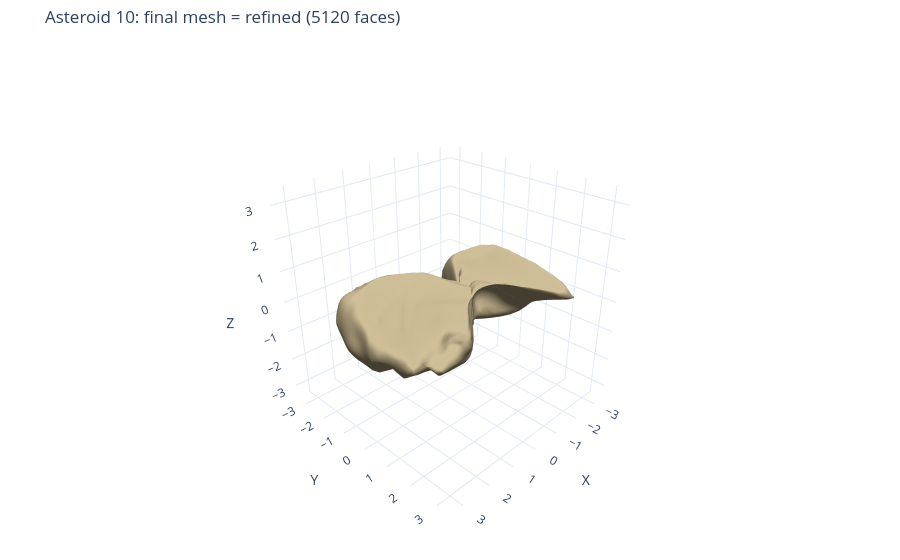

Notebook code for this chart:
### Code cell
vertices_np = deformed_final[0].detach().cpu().numpy()
faces_np = faces.detach().cpu().numpy()
recon_mesh = trimesh.Trimesh(vertices=vertices_np, faces=faces_np, process=False)
fig_mesh = plot_interactive_mesh(
    vertices=vertices_np, faces=faces_np,
    title=f"Asteroid {ASTEROID_ID}: final mesh = {FINAL_MESH_LABEL} ({faces_np.shape[0]} faces)",
    mesh_color="#c0b08a", show_edges=False,
)
fig_mesh.show()
print(f"Final mesh ({FINAL_MESH_LABEL}) bounds: {recon_mesh.bounds}; cylinder R={prior['R_CYLINDER']}, z in [-1, 1]")

reference_mesh = None
if REFERENCE_STL_PATH_EVAL.exists():
    reference_mesh = normalize_mesh_to_challenge_cylinder(
        trimesh.load_mesh(REFERENCE_STL_PATH_EVAL), prior["R_CYLINDER"],
    )
    reference_fig_mesh = plot_interactive_mesh(
        vertices=reference_mesh.vertices, faces=reference_mesh.faces,
        title=f"Asteroid {ASTEROID_ID}: true STL, evaluation only",
        mesh_color="#a0c0ff", show_edges=False,
    )
    reference_fig_mesh.show()
else:
    print(f"True STL unavailable at {REFERENCE_STL_PATH_EVAL}; skipping shape metrics.")

recon_path = RECON_DIR / f"reconstructed_ast{ASTEROID_ID}.stl"
recon_mesh.export(recon_path)
print(f"Saved final mesh ({FINAL_MESH_LABEL}): {recon_path}")

### Figure 1 — Plotly figure (JSON) as saved in the notebook; plotly's stock layout.template omitted (floating-point values rounded to 4 significant figures; data arrays with more than 128 entries replaced by an {"elided": "..."} marker saying what was removed)
{"data": [{"color": "#c0b08a", "flatshading": false, "hovertemplate": "x=%{x:.3f}<br>y=%{y:.3f}<br>z=%{z:.3f}<extra></extra>", "i": {"elided": "5120 int values"}, "j": {"elided": "5120 int values"}, "k": {"elided": "5120 int values"}, "lighting": {"ambient": 0.35, "diffuse": 0.8, "fresnel": 0.12, "roughness": 0.7, "specular": 0.35}, "lightposition": {"x": 120, "y": 200, "z": 80}, "opacity": 1, "showscale": false, "type": "mesh3d", "x": {"elided": "2562 float values"}, "y": {"elided": "2562 float values"}, "z": {"elided": "2562 float values"}}], "layout": {"margin": {"b": 0, "l": 0, "r": 0, "t": 45}, "scene": {"aspectmode": "manual", "aspectratio": {"x": 1, "y": 1, "z": 1}, "camera": {"eye": {"x": 1.65, "y": 1.65, "z": 1.25}, "projection": {"type": "perspective"}}, "xaxis": {"range": [-3.471, 3.471], "showspikes": false, "title": {"text": "X"}}, "yaxis": {"range": [-3.471, 3.471], "showspikes": false, "title": {"text": "Y"}}, "zaxis": {"range": [-3.471, 3.471], "showspikes": false, "title": {"text": "Z"}}}, "title": {"text": "Asteroid 10: final mesh = refined (5120 faces)"}}}
